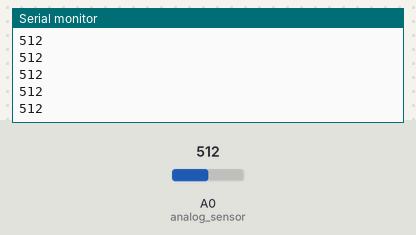
A sketch run on a simulated Arduino Uno, built with avr-gcc and run on an emulated ATmega328P. On the bench: the last lines printed to the serial monitor. Inputs (shaded band) come from the test bench; at power-on: A0 (analog_sensor) = 512.

Above: at 1.2 s.
1.3 s: A0 (analog_sensor) set to 716
At 1.56 s:
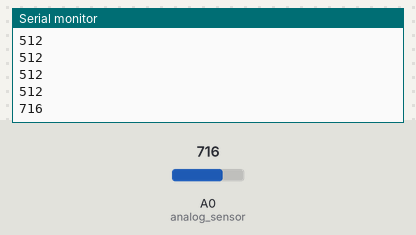
2.8 s: A0 (analog_sensor) set to 900
At 2.96 s:
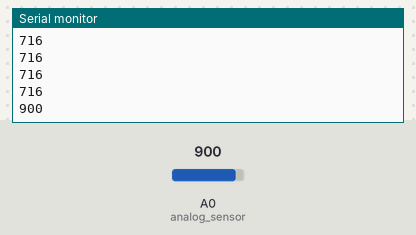
Timing chart, 0 to 5.8 s (numbered marks = the images above; inputs shaded):
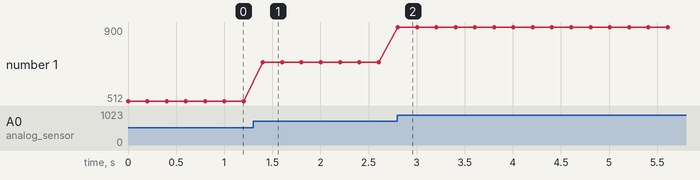

Measured:
- after the input at 1.3 s, the serial monitor: prints a new line after 0.10 s (image 1)
- after the input at 2.8 s, the serial monitor: prints a new line at once (image 2)
- plotted number 1: 512 → 716 after the input at 1.3 s, 716 → 900 after the input at 2.8 s

The sketch:

dailRead.ino
```cpp
int my_analog_value= 0;
int analog_sensor = A0;
void setup() {
  // put your setup code here, to run once:
  Serial.begin(9600);
pinMode(analog_sensor, INPUT);
}

void loop() {
  // put your main code here, to run repeatedly:
my_analog_value = analogRead(analog_sensor);
Serial.println(my_analog_value);
delay(200);
}
```
